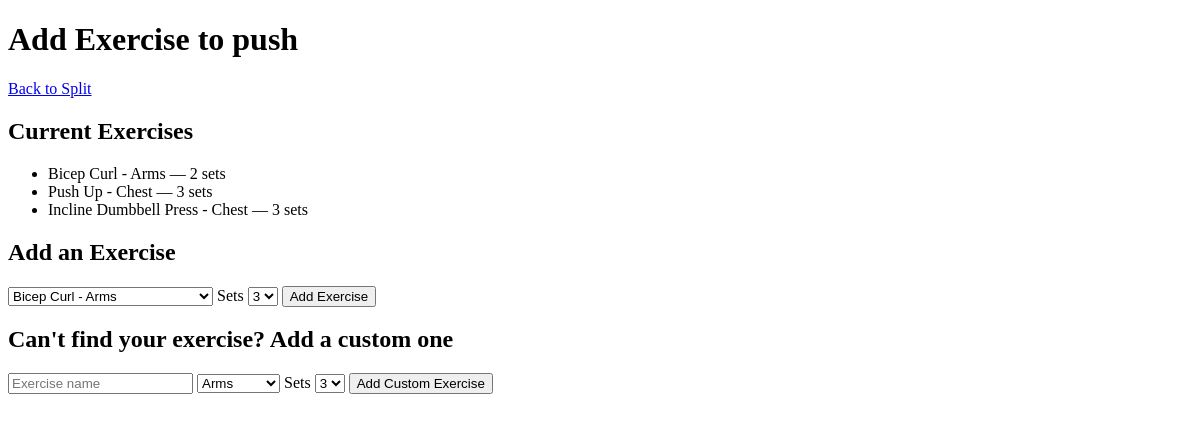
Page /split/1/add-day-exercise/1 on the earlier database version.
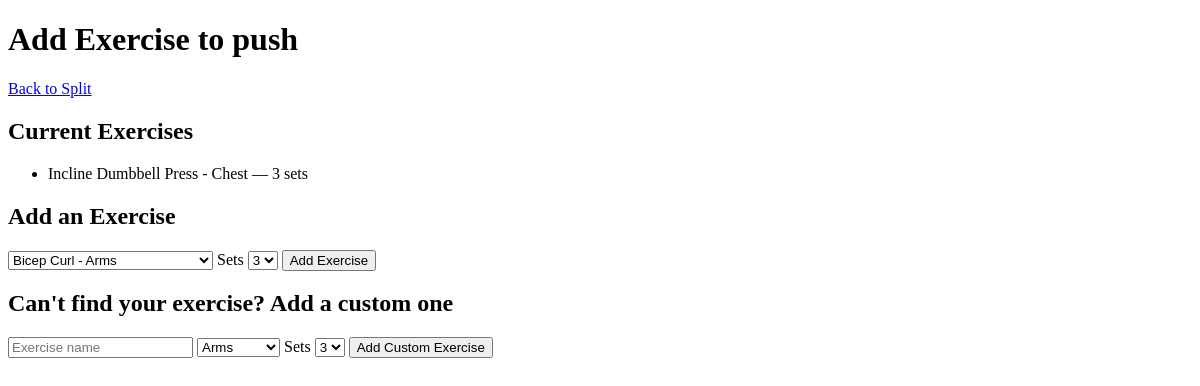
Same page on the later database version.
### tables this page shows
CREATE TABLE split_exercises (
            id INTEGER PRIMARY KEY AUTOINCREMENT,
            split_day_id INTEGER NOT NULL,
            exercise_id INTEGER NOT NULL,
            sets_count INTEGER NOT NULL DEFAULT 3,
            FOREIGN KEY (split_day_id) REFERENCES split_days(id),
            FOREIGN KEY (exercise_id) REFERENCES exercises(id)
        );

CREATE TABLE exercises (
            id INTEGER PRIMARY KEY AUTOINCREMENT,
            name TEXT NOT NULL,
            muscle_group TEXT NOT NULL
        );

### app.py (the view)
@app.route("/split/<int:split_id>/add-day-exercise/<int:day_id>")
def add_day_exercise_page(split_id, day_id):
    conn = get_db()
    cursor = conn.cursor()
    cursor.execute("SELECT * FROM split_days WHERE id = ?", (day_id,))
    day = cursor.fetchone()
    cursor.execute("""
        SELECT exercises.*, split_exercises.sets_count FROM exercises
        JOIN split_exercises ON exercises.id = split_exercises.exercise_id
        WHERE split_exercises.split_day_id = ?
    """, (day_id,))
    current_exercises = cursor.fetchall()
    cursor.execute("SELECT * FROM exercises ORDER BY muscle_group")
    all_exercises = cursor.fetchall()
    conn.close()
    return render_template("add_day_exercise.html",
        day=day,
        split_id=split_id,
        current_exercises=current_exercises,
        all_exercises=all_exercises
    )

### app.py (called while the page is built)
def get_db():
    conn = sqlite3.connect(DB_PATH)
    conn.row_factory = sqlite3.Row
    return conn

### templates/add_day_exercise.html (shortened to what this page needs)
<!DOCTYPE html>
<html lang="en">
<head>
</head>
<body>
    <h1>Add Exercise to {{ day.day_name }}</h1>
    <a href="/split/{{ split_id }}">Back to Split</a>
    <h2>Current Exercises</h2>
    {% if current_exercises %}
        <ul>
            {% for exercise in current_exercises %}
                <li>{{ exercise.name }} - {{ exercise.muscle_group }} — {{ exercise.sets_count }} sets</li>
            {% endfor %}
        </ul>
    {% else %}
        <p>No exercises added yet.</p>
    {% endif %}
    <h2>Add an Exercise</h2>
    <form action="/split/{{ split_id }}/add-day-exercise/{{ day.id }}" method="POST">
        <select name="exercise_id">
            {% for exercise in all_exercises %}
                <option value="{{ exercise.id }}">{{ exercise.name }} - {{ exercise.muscle_group }}</option>
            {% endfor %}
        </select>
        <label>Sets</label>
        <select name="sets_count">
            <option value="3" selected>3</option>
        </select>
        <button type="submit">Add Exercise</button>
    </form>
    <h2>Can't find your exercise? Add a custom one</h2>
    <form action="/split/{{ split_id }}/add-custom-exercise/{{ day.id }}" method="POST">
        <input type="text" name="name" placeholder="Exercise name" required>
        <select name="muscle_group">
            <option value="Arms">Arms</option>
        </select>
        <label>Sets</label>
        <select name="sets_count">
            <option value="3" selected>3</option>
        </select>
        <button type="submit">Add Custom Exercise</button>
    </form>
</body>
</html>

Differences in the rows shown:
removed split_exercises: name "Bicep Curl", muscle_group "Arms", sets_count "2"
removed split_exercises: name "Push Up", muscle_group "Chest", sets_count "3"
